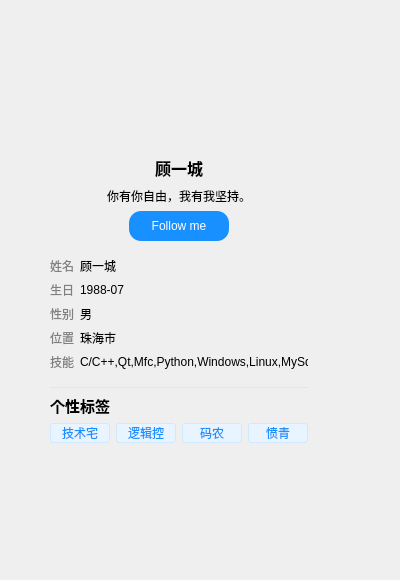
<?xml version="1.0" encoding="UTF-8"?>
<ui version="4.0">
 <class>UserProfiles</class>
 <widget class="QWidget" name="UserProfiles">
  <property name="geometry">
   <rect>
    <x>0</x>
    <y>0</y>
    <width>400</width>
    <height>580</height>
   </rect>
  </property>
  <property name="windowTitle">
   <string>UserProfiles</string>
  </property>
  <widget class="QWidget" name="widgetMain" native="true">
   <property name="geometry">
    <rect>
     <x>50</x>
     <y>70</y>
     <width>258</width>
     <height>373</height>
    </rect>
   </property>
   <layout class="QVBoxLayout" name="verticalLayout">
    <item>
     <layout class="QHBoxLayout" name="horizontalLayout_3">
      <item>
       <spacer name="horizontalSpacer_3">
        <property name="orientation">
         <enum>Qt::Horizontal</enum>
        </property>
        <property name="sizeHint" stdset="0">
         <size>
          <width>40</width>
          <height>20</height>
         </size>
        </property>
       </spacer>
      </item>
      <item>
       <widget class="QLabel" name="labelIcon">
        <property name="sizePolicy">
         <sizepolicy hsizetype="Preferred" vsizetype="Preferred">
          <horstretch>50</horstretch>
          <verstretch>50</verstretch>
         </sizepolicy>
        </property>
        <property name="minimumSize">
         <size>
          <width>80</width>
          <height>80</height>
         </size>
        </property>
        <property name="maximumSize">
         <size>
          <width>80</width>
          <height>80</height>
         </size>
        </property>
        <property name="styleSheet">
         <string notr="true">border-radius:6px;</string>
        </property>
        <property name="text">
         <string/>
        </property>
       </widget>
      </item>
      <item>
       <spacer name="horizontalSpacer_4">
        <property name="orientation">
         <enum>Qt::Horizontal</enum>
        </property>
        <property name="sizeHint" stdset="0">
         <size>
          <width>40</width>
          <height>20</height>
         </size>
        </property>
       </spacer>
      </item>
     </layout>
    </item>
    <item>
     <widget class="QLabel" name="label">
      <property name="font">
       <font>
        <pointsize>12</pointsize>
        <weight>75</weight>
        <bold>true</bold>
       </font>
      </property>
      <property name="text">
       <string>顾一城</string>
      </property>
      <property name="alignment">
       <set>Qt::AlignCenter</set>
      </property>
     </widget>
    </item>
    <item>
     <widget class="QLabel" name="label_2">
      <property name="minimumSize">
       <size>
        <width>0</width>
        <height>0</height>
       </size>
      </property>
      <property name="maximumSize">
       <size>
        <width>16777215</width>
        <height>16777215</height>
       </size>
      </property>
      <property name="text">
       <string>你有你自由，我有我坚持。</string>
      </property>
      <property name="alignment">
       <set>Qt::AlignCenter</set>
      </property>
     </widget>
    </item>
    <item>
     <layout class="QHBoxLayout" name="horizontalLayout">
      <property name="bottomMargin">
       <number>10</number>
      </property>
      <item>
       <spacer name="horizontalSpacer">
        <property name="orientation">
         <enum>Qt::Horizontal</enum>
        </property>
        <property name="sizeHint" stdset="0">
         <size>
          <width>40</width>
          <height>20</height>
         </size>
        </property>
       </spacer>
      </item>
      <item>
       <widget class="QPushButton" name="pushButton">
        <property name="minimumSize">
         <size>
          <width>100</width>
          <height>30</height>
         </size>
        </property>
        <property name="maximumSize">
         <size>
          <width>100</width>
          <height>30</height>
         </size>
        </property>
        <property name="styleSheet">
         <string notr="true">QPushButton
{
    background:#1890FF;
    border-style:none;
    color:#FFFFFF;
    border-radius:12px;
}

QPushButton:hover
{
    background:#46A6FF;
}

QPushButton:pressed
{
    background:#46A6FF;
}</string>
        </property>
        <property name="text">
         <string>Follow me</string>
        </property>
       </widget>
      </item>
      <item>
       <spacer name="horizontalSpacer_2">
        <property name="orientation">
         <enum>Qt::Horizontal</enum>
        </property>
        <property name="sizeHint" stdset="0">
         <size>
          <width>40</width>
          <height>20</height>
         </size>
        </property>
       </spacer>
      </item>
     </layout>
    </item>
    <item>
     <layout class="QGridLayout" name="gridLayout">
      <item row="0" column="0">
       <widget class="QLabel" name="labelItem1">
        <property name="maximumSize">
         <size>
          <width>100</width>
          <height>16777215</height>
         </size>
        </property>
        <property name="styleSheet">
         <string notr="true">color: #808080;</string>
        </property>
        <property name="text">
         <string>姓名</string>
        </property>
       </widget>
      </item>
      <item row="0" column="1">
       <widget class="QLabel" name="labelItemValue1">
        <property name="text">
         <string>顾一城</string>
        </property>
       </widget>
      </item>
      <item row="1" column="0">
       <widget class="QLabel" name="labelItem1_2">
        <property name="maximumSize">
         <size>
          <width>100</width>
          <height>16777215</height>
         </size>
        </property>
        <property name="styleSheet">
         <string notr="true">color: #808080;</string>
        </property>
        <property name="text">
         <string>生日</string>
        </property>
       </widget>
      </item>
      <item row="1" column="1">
       <widget class="QLabel" name="labelItemValue1_2">
        <property name="text">
         <string>1988-07</string>
        </property>
       </widget>
      </item>
      <item row="2" column="0">
       <widget class="QLabel" name="labelItem1_3">
        <property name="maximumSize">
         <size>
          <width>100</width>
          <height>16777215</height>
         </size>
        </property>
        <property name="styleSheet">
         <string notr="true">color: #808080;</string>
        </property>
        <property name="text">
         <string>性别</string>
        </property>
       </widget>
      </item>
      <item row="2" column="1">
       <widget class="QLabel" name="labelItemValue1_3">
        <property name="text">
         <string>男</string>
        </property>
       </widget>
      </item>
      <item row="3" column="0">
       <widget class="QLabel" name="labelItem1_4">
        <property name="maximumSize">
         <size>
          <width>100</width>
          <height>16777215</height>
         </size>
        </property>
        <property name="styleSheet">
         <string notr="true">color: #808080;</string>
        </property>
        <property name="text">
         <string>位置</string>
        </property>
       </widget>
      </item>
      <item row="3" column="1">
       <widget class="QLabel" name="labelItemValue1_4">
        <property name="text">
         <string>珠海市</string>
        </property>
       </widget>
      </item>
      <item row="4" column="0">
       <widget class="QLabel" name="labelItem1_5">
        <property name="maximumSize">
         <size>
          <width>100</width>
          <height>16777215</height>
         </size>
        </property>
        <property name="styleSheet">
         <string notr="true">color: #808080;</string>
        </property>
        <property name="text">
         <string>技能</string>
        </property>
       </widget>
      </item>
      <item row="4" column="1">
       <widget class="QLabel" name="labelItemValue1_5">
        <property name="text">
         <string>C/C++,Qt,Mfc,Python,Windows,Linux,MySql</string>
        </property>
       </widget>
      </item>
     </layout>
    </item>
    <item>
     <spacer name="verticalSpacer">
      <property name="orientation">
       <enum>Qt::Vertical</enum>
      </property>
      <property name="sizeType">
       <enum>QSizePolicy::Fixed</enum>
      </property>
      <property name="sizeHint" stdset="0">
       <size>
        <width>10</width>
        <height>10</height>
       </size>
      </property>
     </spacer>
    </item>
    <item>
     <widget class="QLabel" name="labelSpearLine">
      <property name="maximumSize">
       <size>
        <width>16777215</width>
        <height>1</height>
       </size>
      </property>
      <property name="styleSheet">
       <string notr="true">background-color: #E5E5E5;</string>
      </property>
      <property name="text">
       <string/>
      </property>
     </widget>
    </item>
    <item>
     <widget class="QLabel" name="labelItem1_6">
      <property name="font">
       <font>
        <pointsize>11</pointsize>
        <weight>75</weight>
        <bold>true</bold>
       </font>
      </property>
      <property name="text">
       <string>个性标签</string>
      </property>
     </widget>
    </item>
    <item>
     <layout class="QHBoxLayout" name="horizontalLayout_2">
      <item>
       <widget class="QLabel" name="labelItem1_7">
        <property name="styleSheet">
         <string notr="true">font-size: 12px;
color: #1890ff;
border-width: 1px;
border-style: solid;
border-radius: 2.5px;
background-color: #e8f4ff;
border-color: #d1e9ff;</string>
        </property>
        <property name="text">
         <string>技术宅</string>
        </property>
        <property name="alignment">
         <set>Qt::AlignCenter</set>
        </property>
       </widget>
      </item>
      <item>
       <widget class="QLabel" name="labelItem1_8">
        <property name="styleSheet">
         <string notr="true">font-size: 12px;
color: #1890ff;
border-width: 1px;
border-style: solid;
border-radius: 2.5px;
background-color: #e8f4ff;
border-color: #d1e9ff;</string>
        </property>
        <property name="text">
         <string>逻辑控</string>
        </property>
        <property name="alignment">
         <set>Qt::AlignCenter</set>
        </property>
       </widget>
      </item>
      <item>
       <widget class="QLabel" name="labelItem1_9">
        <property name="styleSheet">
         <string notr="true">font-size: 12px;
color: #1890ff;
border-width: 1px;
border-style: solid;
border-radius: 2.5px;
background-color: #e8f4ff;
border-color: #d1e9ff;</string>
        </property>
        <property name="text">
         <string>码农</string>
        </property>
        <property name="alignment">
         <set>Qt::AlignCenter</set>
        </property>
       </widget>
      </item>
      <item>
       <widget class="QLabel" name="labelItem1_10">
        <property name="styleSheet">
         <string notr="true">font-size: 12px;
color: #1890ff;
border-width: 1px;
border-style: solid;
border-radius: 2.5px;
background-color: #e8f4ff;
border-color: #d1e9ff;</string>
        </property>
        <property name="text">
         <string>愤青</string>
        </property>
        <property name="alignment">
         <set>Qt::AlignCenter</set>
        </property>
       </widget>
      </item>
     </layout>
    </item>
   </layout>
  </widget>
 </widget>
 <resources/>
 <connections/>
</ui>
